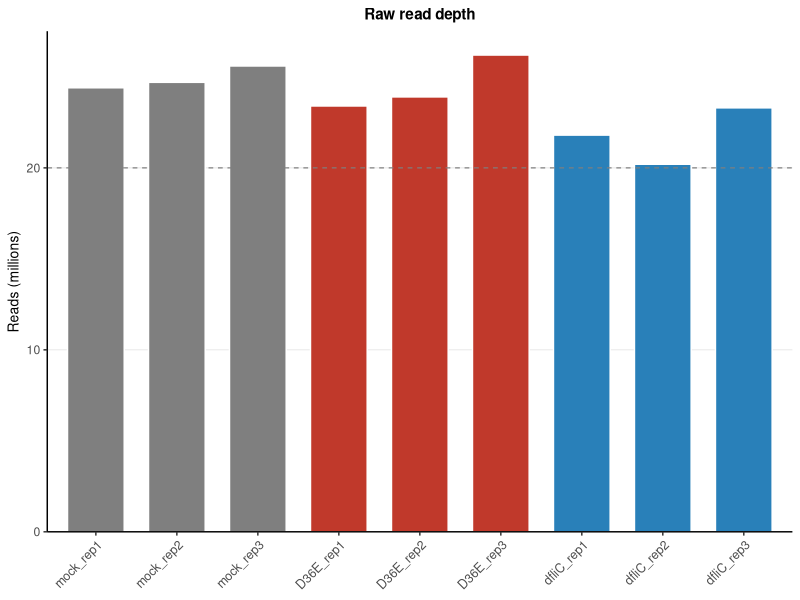
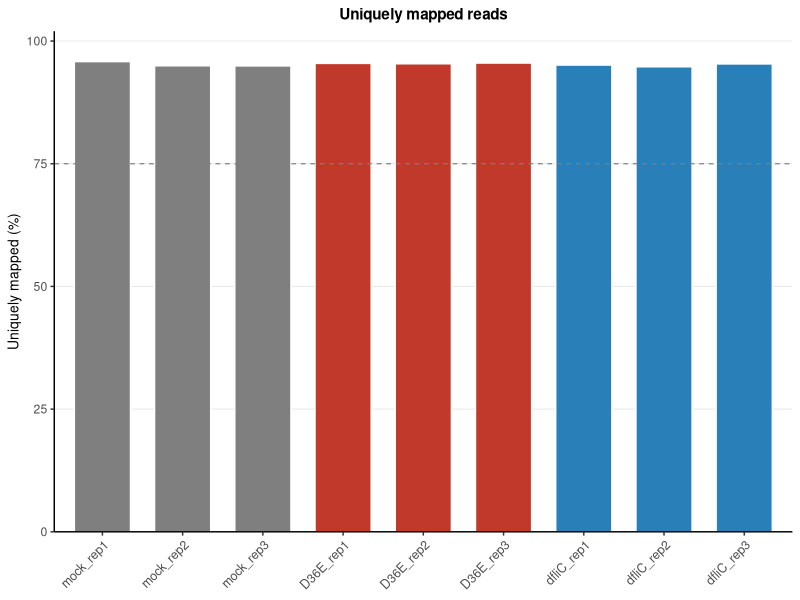
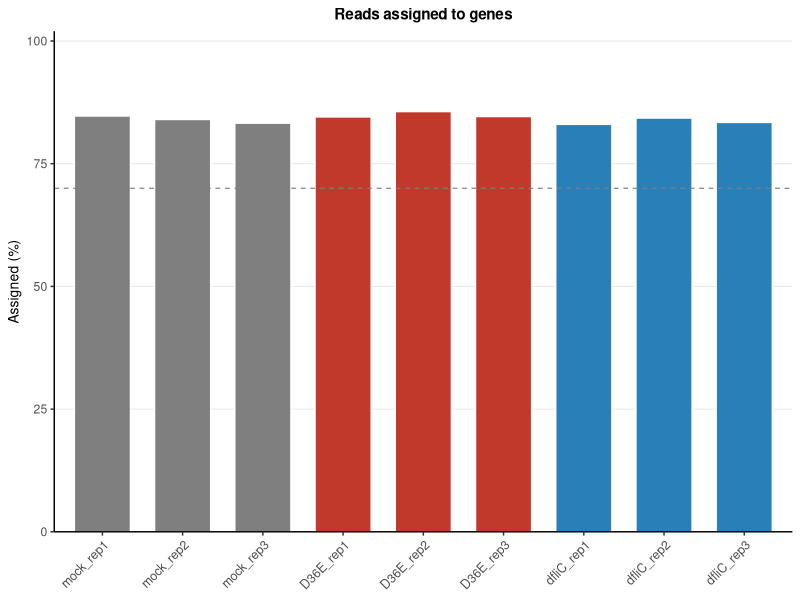

Generate these figures, in order, with R:
# QC summary plots for pipeline validation (Ma et al. 2025, PRJNA936199)
# Generates three bar plots from hardcoded MultiQC stats.
# To adapt for your own run: replace the values in the samples data frame below.

suppressPackageStartupMessages({
  library(ggplot2)
  library(dplyr)
})

out_dir <- "results/qc"
dir.create(out_dir, recursive = TRUE, showWarnings = FALSE)

condition_colours <- c("mock" = "#7F7F7F", "D36E" = "#C0392B", "dfliC" = "#2980B9")

samples <- data.frame(
  sample    = c("mock_rep1","mock_rep2","mock_rep3",
                "D36E_rep1","D36E_rep2","D36E_rep3",
                "dfliC_rep1","dfliC_rep2","dfliC_rep3"),
  condition = c("mock","mock","mock","D36E","D36E","D36E","dfliC","dfliC","dfliC"),
  read_M    = c(24.4, 24.7, 25.6, 23.4, 23.9, 26.2, 21.8, 20.2, 23.3),
  map_pct   = c(95.81, 94.95, 94.93, 95.44, 95.37, 95.51, 95.11, 94.75, 95.34),
  assigned  = c(41343373, 41506258, 42626166,
                39560250, 40927716, 44342371,
                36200873, 34057582, 38876601),
  stringsAsFactors = FALSE
)

# total mapped reads per sample for % assigned denominator
samples$total_reads <- samples$read_M * 1e6 * 2  # paired-end
samples$assigned_pct <- (samples$assigned / samples$total_reads) * 100

samples$condition <- factor(samples$condition, levels = c("mock","D36E","dfliC"))
samples$sample    <- factor(samples$sample, levels = samples$sample)

base_theme <- theme_classic(base_size = 11) +
  theme(
    axis.text.x      = element_text(angle = 45, hjust = 1, size = 9),
    axis.title       = element_text(size = 10),
    plot.title       = element_text(face = "bold", hjust = 0.5, size = 11),
    legend.position  = "none",
    panel.grid.major.y = element_line(colour = "grey90", linewidth = 0.3)
  )

# ── A: Read counts ─────────────────────────────────────────────────────────────
p_reads <- ggplot(samples, aes(x = sample, y = read_M, fill = condition)) +
  geom_col(width = 0.7, colour = "white") +
  geom_hline(yintercept = 20, linetype = "dashed", colour = "grey50", linewidth = 0.4) +
  scale_fill_manual(values = condition_colours) +
  scale_y_continuous(expand = expansion(mult = c(0, 0.05))) +
  labs(title = "Raw read depth", x = NULL, y = "Reads (millions)") +
  base_theme

# ── B: Unique mapping rate ─────────────────────────────────────────────────────
p_map <- ggplot(samples, aes(x = sample, y = map_pct, fill = condition)) +
  geom_col(width = 0.7, colour = "white") +
  geom_hline(yintercept = 75, linetype = "dashed", colour = "grey50", linewidth = 0.4) +
  scale_fill_manual(values = condition_colours) +
  scale_y_continuous(limits = c(0, 100), expand = expansion(mult = c(0, 0.02))) +
  labs(title = "Uniquely mapped reads", x = NULL, y = "Uniquely mapped (%)") +
  base_theme

# ── C: % reads assigned to features ───────────────────────────────────────────
p_assigned <- ggplot(samples, aes(x = sample, y = assigned_pct, fill = condition)) +
  geom_col(width = 0.7, colour = "white") +
  geom_hline(yintercept = 70, linetype = "dashed", colour = "grey50", linewidth = 0.4) +
  scale_fill_manual(values = condition_colours) +
  scale_y_continuous(limits = c(0, 100), expand = expansion(mult = c(0, 0.02))) +
  labs(title = "Reads assigned to genes", x = NULL, y = "Assigned (%)") +
  base_theme

ggsave(file.path(out_dir, "qc_read_counts.pdf"),    p_reads,    width = 6, height = 4)
ggsave(file.path(out_dir, "qc_mapping_rate.pdf"),   p_map,      width = 6, height = 4)
ggsave(file.path(out_dir, "qc_assigned_reads.pdf"), p_assigned, width = 6, height = 4)

cat("QC plots saved to", out_dir, "\n")
